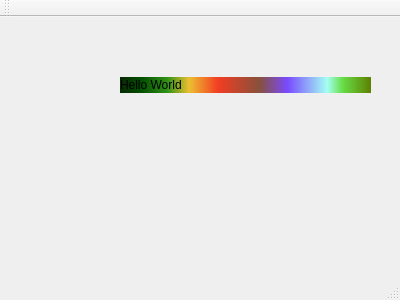
<?xml version="1.0" encoding="UTF-8"?>
<ui version="4.0">
 <class>MainWindow</class>
 <widget class="QMainWindow" name="MainWindow">
  <property name="geometry">
   <rect>
    <x>0</x>
    <y>0</y>
    <width>400</width>
    <height>300</height>
   </rect>
  </property>
  <property name="windowTitle">
   <string>MainWindow</string>
  </property>
  <property name="styleSheet">
   <string notr="true">QLabel {
background-color: qlineargradient(spread:pad, x1:0, y1:0, x2:1, y2:0, stop:0 rgba(9, 41, 4, 255), stop:0.085 rgba(2, 79, 0, 255), stop:0.19 rgba(50, 147, 22, 255), stop:0.275 rgba(236, 191, 49, 255), stop:0.39 rgba(243, 61, 34, 255), stop:0.555 rgba(135, 81, 60, 255), stop:0.667 rgba(121, 75, 255, 255), stop:0.825 rgba(164, 255, 244, 255), stop:0.885 rgba(104, 222, 71, 255), stop:1 rgba(93, 128, 0, 255));
}</string>
  </property>
  <widget class="QWidget" name="centralWidget">
   <widget class="QLabel" name="label">
    <property name="geometry">
     <rect>
      <x>120</x>
      <y>60</y>
      <width>251</width>
      <height>16</height>
     </rect>
    </property>
    <property name="text">
     <string>Hello World</string>
    </property>
   </widget>
  </widget>
  <widget class="QMenuBar" name="menuBar">
   <property name="geometry">
    <rect>
     <x>0</x>
     <y>0</y>
     <width>400</width>
     <height>22</height>
    </rect>
   </property>
  </widget>
  <widget class="QToolBar" name="mainToolBar">
   <attribute name="toolBarArea">
    <enum>TopToolBarArea</enum>
   </attribute>
   <attribute name="toolBarBreak">
    <bool>false</bool>
   </attribute>
  </widget>
  <widget class="QStatusBar" name="statusBar"/>
 </widget>
 <layoutdefault spacing="6" margin="11"/>
 <resources/>
 <connections/>
</ui>
